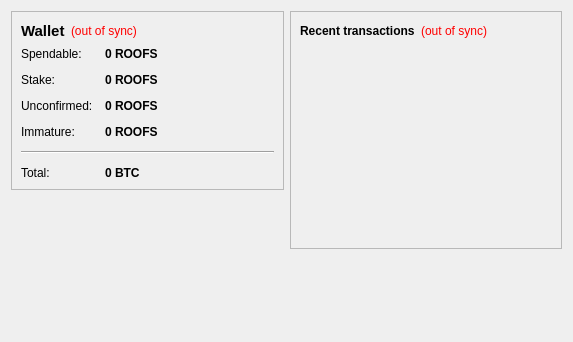
<?xml version="1.0" encoding="UTF-8"?>
<ui version="4.0">
 <class>OverviewPage</class>
 <widget class="QWidget" name="OverviewPage">
  <property name="geometry">
   <rect>
    <x>0</x>
    <y>0</y>
    <width>573</width>
    <height>342</height>
   </rect>
  </property>
  <property name="windowTitle">
   <string>Form</string>
  </property>
  <layout class="QHBoxLayout" name="horizontalLayout" stretch="1,1">
   <item>
    <layout class="QVBoxLayout" name="verticalLayout_2">
     <item>
      <widget class="QFrame" name="frame">
       <property name="frameShape">
        <enum>QFrame::StyledPanel</enum>
       </property>
       <property name="frameShadow">
        <enum>QFrame::Raised</enum>
       </property>
       <layout class="QVBoxLayout" name="verticalLayout_4">
        <item>
         <layout class="QHBoxLayout" name="horizontalLayout_4">
          <item>
           <widget class="QLabel" name="label_5">
            <property name="font">
             <font>
              <pointsize>11</pointsize>
              <weight>75</weight>
              <bold>true</bold>
             </font>
            </property>
            <property name="text">
             <string>Wallet</string>
            </property>
           </widget>
          </item>
          <item>
           <widget class="QLabel" name="labelWalletStatus">
            <property name="toolTip">
             <string>The displayed information may be out of date. Your wallet automatically synchronizes with the ROOFS network after a connection is established, but this process has not completed yet.</string>
            </property>
            <property name="styleSheet">
             <string notr="true">QLabel { color: red; }</string>
            </property>
            <property name="text">
             <string notr="true">(out of sync)</string>
            </property>
            <property name="alignment">
             <set>Qt::AlignLeading|Qt::AlignLeft|Qt::AlignVCenter</set>
            </property>
           </widget>
          </item>
          <item>
           <spacer name="horizontalSpacer_2">
            <property name="orientation">
             <enum>Qt::Horizontal</enum>
            </property>
            <property name="sizeHint" stdset="0">
             <size>
              <width>40</width>
              <height>20</height>
             </size>
            </property>
           </spacer>
          </item>
         </layout>
        </item>
        <item>
         <layout class="QFormLayout" name="formLayout_2">
          <property name="fieldGrowthPolicy">
           <enum>QFormLayout::AllNonFixedFieldsGrow</enum>
          </property>
          <property name="horizontalSpacing">
           <number>12</number>
          </property>
          <property name="verticalSpacing">
           <number>12</number>
          </property>
          <item row="0" column="0">
           <widget class="QLabel" name="label">
            <property name="text">
             <string>Spendable:</string>
            </property>
           </widget>
          </item>
          <item row="0" column="1">
           <widget class="QLabel" name="labelBalance">
            <property name="font">
             <font>
              <weight>75</weight>
              <bold>true</bold>
             </font>
            </property>
            <property name="cursor">
             <cursorShape>IBeamCursor</cursorShape>
            </property>
            <property name="toolTip">
             <string>Your current spendable balance</string>
            </property>
            <property name="text">
             <string notr="true">0 ROOFS</string>
            </property>
            <property name="textInteractionFlags">
             <set>Qt::LinksAccessibleByMouse|Qt::TextSelectableByKeyboard|Qt::TextSelectableByMouse</set>
            </property>
           </widget>
          </item>
          <item row="1" column="0">
           <widget class="QLabel" name="label_6">
            <property name="text">
             <string>Stake:</string>
            </property>
           </widget>
          </item>
          <item row="1" column="1">
           <widget class="QLabel" name="labelStake">
            <property name="font">
             <font>
              <weight>75</weight>
              <bold>true</bold>
             </font>
            </property>
            <property name="cursor">
             <cursorShape>IBeamCursor</cursorShape>
            </property>
            <property name="toolTip">
             <string>Total of coins that was staked, and do not yet count toward the current balance</string>
            </property>
            <property name="text">
             <string notr="true">0 ROOFS</string>
            </property>
            <property name="textInteractionFlags">
             <set>Qt::LinksAccessibleByMouse|Qt::TextSelectableByKeyboard|Qt::TextSelectableByMouse</set>
            </property>
           </widget>
          </item>
          <item row="2" column="0">
           <widget class="QLabel" name="label_3">
            <property name="text">
             <string>Unconfirmed:</string>
            </property>
           </widget>
          </item>
          <item row="2" column="1">
           <widget class="QLabel" name="labelUnconfirmed">
            <property name="font">
             <font>
              <weight>75</weight>
              <bold>true</bold>
             </font>
            </property>
            <property name="cursor">
             <cursorShape>IBeamCursor</cursorShape>
            </property>
            <property name="toolTip">
             <string>Total of transactions that have yet to be confirmed, and do not yet count toward the current balance</string>
            </property>
            <property name="text">
             <string notr="true">0 ROOFS</string>
            </property>
            <property name="textInteractionFlags">
             <set>Qt::LinksAccessibleByMouse|Qt::TextSelectableByKeyboard|Qt::TextSelectableByMouse</set>
            </property>
           </widget>
          </item>
          <item row="3" column="0">
           <widget class="QLabel" name="labelImmatureText">
            <property name="text">
             <string>Immature:</string>
            </property>
           </widget>
          </item>
          <item row="3" column="1">
           <widget class="QLabel" name="labelImmature">
            <property name="font">
             <font>
              <weight>75</weight>
              <bold>true</bold>
             </font>
            </property>
            <property name="toolTip">
             <string>Mined balance that has not yet matured</string>
            </property>
            <property name="text">
             <string notr="true">0 ROOFS</string>
            </property>
            <property name="textInteractionFlags">
             <set>Qt::LinksAccessibleByMouse|Qt::TextSelectableByKeyboard|Qt::TextSelectableByMouse</set>
            </property>
           </widget>
          </item>
          <item row="4" column="0" colspan="2">
           <widget class="Line" name="line">
            <property name="orientation">
             <enum>Qt::Horizontal</enum>
            </property>
           </widget>
          </item>
          <item row="5" column="0">
           <widget class="QLabel" name="labelTotalText">
            <property name="text">
             <string>Total:</string>
            </property>
           </widget>
          </item>
          <item row="5" column="1">
           <widget class="QLabel" name="labelTotal">
            <property name="font">
             <font>
              <weight>75</weight>
              <bold>true</bold>
             </font>
            </property>
            <property name="cursor">
             <cursorShape>IBeamCursor</cursorShape>
            </property>
            <property name="toolTip">
             <string>Your current total balance</string>
            </property>
            <property name="text">
             <string notr="true">0 BTC</string>
            </property>
            <property name="textInteractionFlags">
             <set>Qt::LinksAccessibleByMouse|Qt::TextSelectableByKeyboard|Qt::TextSelectableByMouse</set>
            </property>
           </widget>
          </item>
         </layout>
        </item>
       </layout>
      </widget>
     </item>
     <item>
      <spacer name="verticalSpacer">
       <property name="orientation">
        <enum>Qt::Vertical</enum>
       </property>
       <property name="sizeHint" stdset="0">
        <size>
         <width>20</width>
         <height>40</height>
        </size>
       </property>
      </spacer>
     </item>
    </layout>
   </item>
   <item>
    <layout class="QVBoxLayout" name="verticalLayout_3">
     <item>
      <widget class="QFrame" name="frame_2">
       <property name="frameShape">
        <enum>QFrame::StyledPanel</enum>
       </property>
       <property name="frameShadow">
        <enum>QFrame::Raised</enum>
       </property>
       <layout class="QVBoxLayout" name="verticalLayout">
        <item>
         <layout class="QHBoxLayout" name="horizontalLayout_2">
          <item>
           <widget class="QLabel" name="label_4">
            <property name="text">
             <string>&lt;b&gt;Recent transactions&lt;/b&gt;</string>
            </property>
           </widget>
          </item>
          <item>
           <widget class="QLabel" name="labelTransactionsStatus">
            <property name="toolTip">
             <string>The displayed information may be out of date. Your wallet automatically synchronizes with the ROOFS network after a connection is established, but this process has not completed yet.</string>
            </property>
            <property name="styleSheet">
             <string notr="true">QLabel { color: red; }</string>
            </property>
            <property name="text">
             <string notr="true">(out of sync)</string>
            </property>
            <property name="alignment">
             <set>Qt::AlignRight|Qt::AlignTrailing|Qt::AlignVCenter</set>
            </property>
           </widget>
          </item>
          <item>
           <spacer name="horizontalSpacer">
            <property name="orientation">
             <enum>Qt::Horizontal</enum>
            </property>
            <property name="sizeHint" stdset="0">
             <size>
              <width>40</width>
              <height>20</height>
             </size>
            </property>
           </spacer>
          </item>
         </layout>
        </item>
        <item>
         <widget class="QListView" name="listTransactions">
          <property name="styleSheet">
           <string notr="true">QListView { background: transparent; }</string>
          </property>
          <property name="frameShape">
           <enum>QFrame::NoFrame</enum>
          </property>
          <property name="verticalScrollBarPolicy">
           <enum>Qt::ScrollBarAlwaysOff</enum>
          </property>
          <property name="horizontalScrollBarPolicy">
           <enum>Qt::ScrollBarAlwaysOff</enum>
          </property>
          <property name="selectionMode">
           <enum>QAbstractItemView::NoSelection</enum>
          </property>
         </widget>
        </item>
       </layout>
      </widget>
     </item>
     <item>
      <spacer name="verticalSpacer_2">
       <property name="orientation">
        <enum>Qt::Vertical</enum>
       </property>
       <property name="sizeHint" stdset="0">
        <size>
         <width>20</width>
         <height>40</height>
        </size>
       </property>
      </spacer>
     </item>
    </layout>
   </item>
  </layout>
 </widget>
 <resources/>
 <connections/>
</ui>
